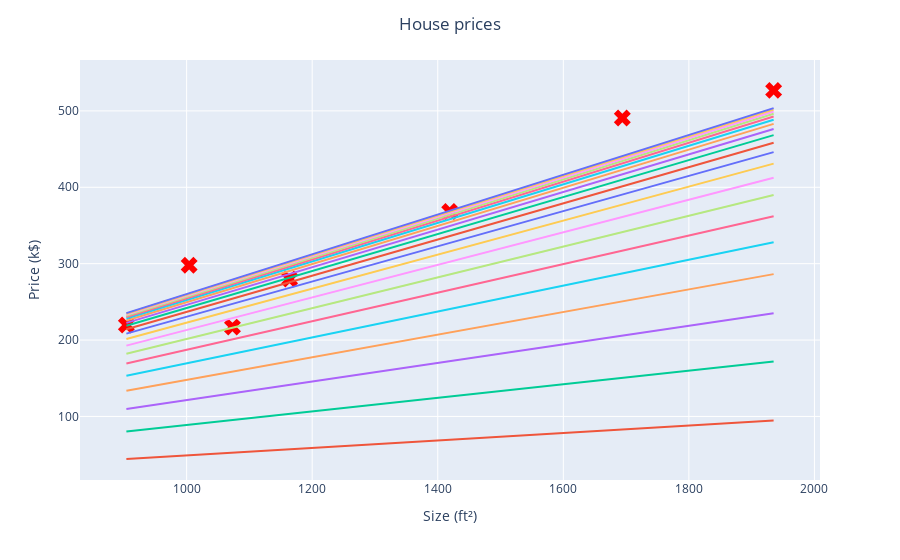

Notebook source saved alongside this figure:
### Code cell
# Plot how the line "walked" to the final fit
fig = plot_fit_evolution(df, p_history[:-25])
fig.show()

### Figure 1 — Plotly figure (JSON) as saved in the notebook; plotly's stock layout.template omitted (floating-point values rounded to 4 significant figures)
{"data": [{"hovertemplate": "size=%{x}<br>price=%{y}<extra></extra>", "legendgroup": "", "marker": {"color": "red", "size": 15, "symbol": "x"}, "mode": "markers", "name": "", "orientation": "v", "showlegend": false, "type": "scatter", "x": [1004, 904, 1694, 1073, 1419, 1164, 1935], "xaxis": "x", "y": [298, 219.8, 490.7, 217.0, 368.2, 280, 526.9], "yaxis": "y"}, {"mode": "lines", "showlegend": false, "type": "scatter", "x": [904, 1935], "y": [44.29, 94.81]}, {"mode": "lines", "showlegend": false, "type": "scatter", "x": [904, 1935], "y": [80.39, 172.1]}, {"mode": "lines", "showlegend": false, "type": "scatter", "x": [904, 1935], "y": [109.8, 235.0]}, {"mode": "lines", "showlegend": false, "type": "scatter", "x": [904, 1935], "y": [133.8, 286.3]}, {"mode": "lines", "showlegend": false, "type": "scatter", "x": [904, 1935], "y": [153.3, 328.1]}, {"mode": "lines", "showlegend": false, "type": "scatter", "x": [904, 1935], "y": [169.2, 362.2]}, {"mode": "lines", "showlegend": false, "type": "scatter", "x": [904, 1935], "y": [182.2, 390.0]}, {"mode": "lines", "showlegend": false, "type": "scatter", "x": [904, 1935], "y": [192.7, 412.6]}, {"mode": "lines", "showlegend": false, "type": "scatter", "x": [904, 1935], "y": [201.4, 431.0]}, {"mode": "lines", "showlegend": false, "type": "scatter", "x": [904, 1935], "y": [208.4, 446.0]}, {"mode": "lines", "showlegend": false, "type": "scatter", "x": [904, 1935], "y": [214.1, 458.3]}, {"mode": "lines", "showlegend": false, "type": "scatter", "x": [904, 1935], "y": [218.8, 468.2]}, {"mode": "lines", "showlegend": false, "type": "scatter", "x": [904, 1935], "y": [222.5, 476.4]}, {"mode": "lines", "showlegend": false, "type": "scatter", "x": [904, 1935], "y": [225.6, 483.0]}, {"mode": "lines", "showlegend": false, "type": "scatter", "x": [904, 1935], "y": [228.2, 488.4]}, {"mode": "lines", "showlegend": false, "type": "scatter", "x": [904, 1935], "y": [230.2, 492.8]}, {"mode": "lines", "showlegend": false, "type": "scatter", "x": [904, 1935], "y": [231.9, 496.4]}, {"mode": "lines", "showlegend": false, "type": "scatter", "x": [904, 1935], "y": [233.3, 499.3]}, {"mode": "lines", "showlegend": false, "type": "scatter", "x": [904, 1935], "y": [234.4, 501.7]}, {"mode": "lines", "showlegend": false, "type": "scatter", "x": [904, 1935], "y": [235.3, 503.6]}], "layout": {"legend": {"tracegroupgap": 0}, "margin": {"t": 60}, "title": {"text": "House prices", "x": 0.5}, "xaxis": {"anchor": "y", "domain": [0, 1], "title": {"text": "Size (ft²)"}}, "yaxis": {"anchor": "x", "domain": [0, 1], "title": {"text": "Price (k$)"}}}}
